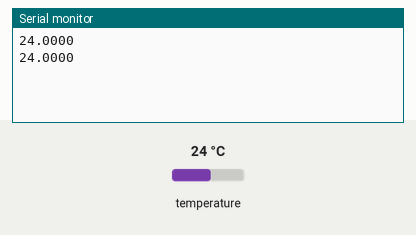
Bench run of a sketch on a simulated Arduino Uno, built with avr-gcc and run on an emulated ATmega328P. Shown: the last lines printed to the serial monitor. The test bench sets the inputs (shaded band); at power-on: temperature 24 °C.

Above: at 3.3 s.
3.4 s: temperature set to 12 °C
At 4.8 s:
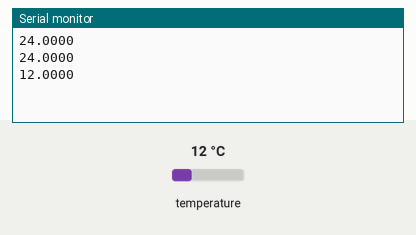
5.9 s: temperature set to 19 °C
At 7.3 s:
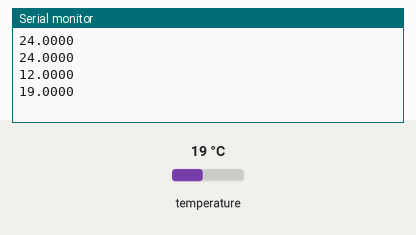
Timing chart, 0 to 8.9 s (numbered marks = the images above; inputs shaded):
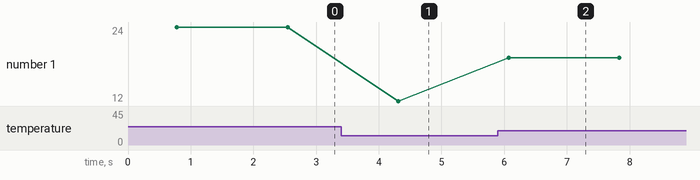

The sketch:

TemperatureSensor.ino
```cpp
#include <OneWire.h>
#include <DallasTemperature.h>

// Assign to pin 10 of your Arduino to the DS18B20
#define ONE_WIRE_BUS 10

// Create a onewire instanace
OneWire oneWire(ONE_WIRE_BUS);

// Declare a DS18B20 Instance and assing the OneWire reference to it.
DallasTemperature sensors(&oneWire);

void setup(void)
{
  // Start serial port
  Serial.begin(9600);
  //Start the DallasTemperature Library
    sensors.begin();
}

void loop(void)
{
  sensors.requestTemperatures(); // Tell the DS18B20 to get make a measurement
  Serial.println(sensors.getTempCByIndex(0),4); // Get that temperature and print it.
  Serial.println();
  delay(1000);
}
```

Measured:
- after the input at 3.4 s, the serial monitor: prints a new line after 0.91 s (image 1)
- after the input at 5.9 s, the serial monitor: prints a new line after 0.17 s (image 2)
- plotted number 1: 24 → 12 after the input at 3.4 s, 12 → 19 after the input at 5.9 s
